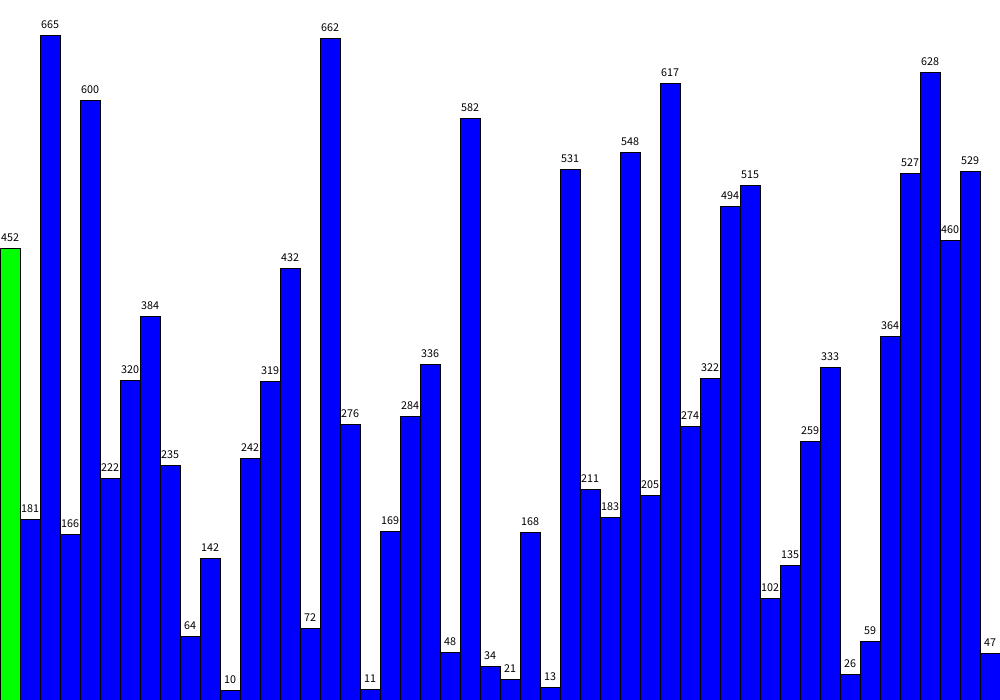
Frame 1 (no input)
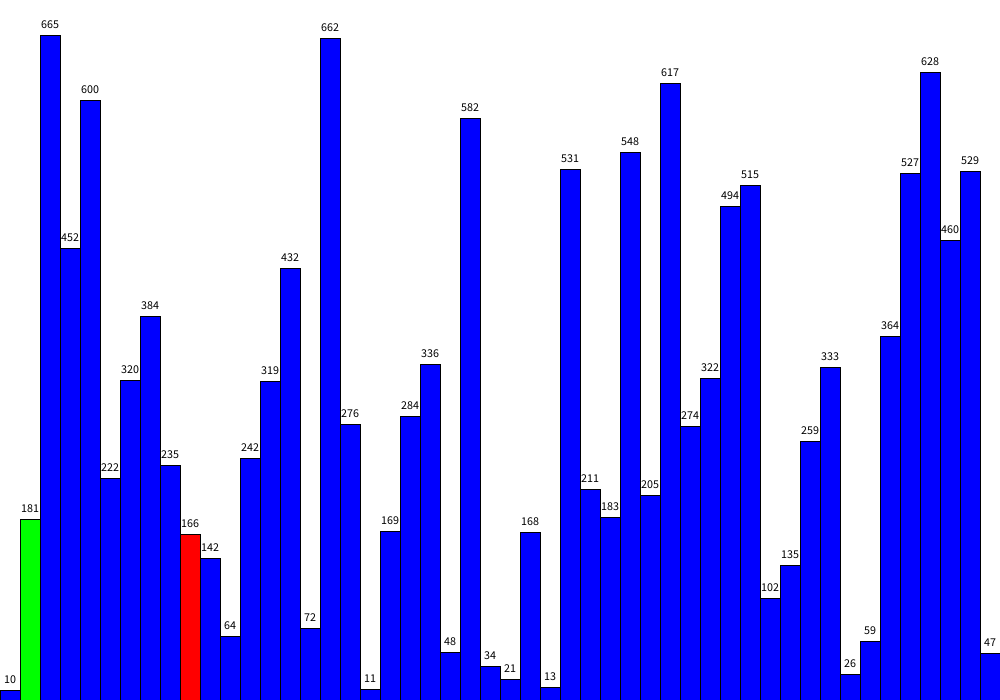
Frame 60 (the mouse pressed at the canvas centre just before this capture)
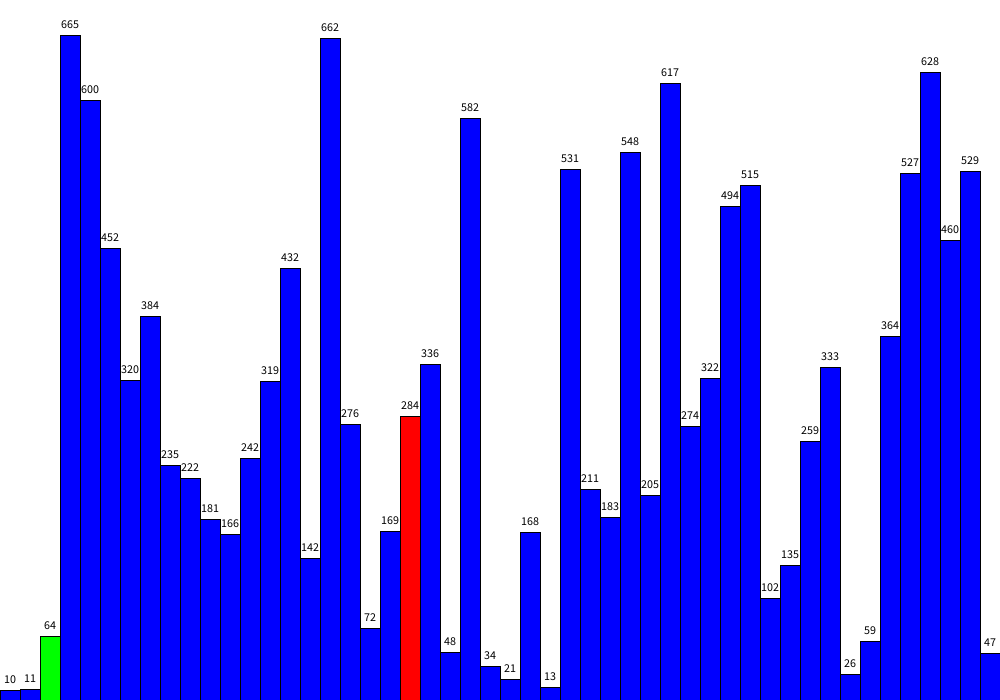
Frame 120 (the mouse held since frame 60 and released just before this capture)

The Processing sketch that drew these frames (run headless with seeded random() and noise(); from frame 60 on, the mouse is pressed at the canvas centre):

// Processing sketch: selection_sort
// ── selection_sort.pde
int[] arr;
int n;
boolean sorted;
int i, j;
boolean paused = false;

void setup() {
  size(1000, 700);
  n = 50; // Number of elements
  arr = new int[n];
  for (int k = 0; k < n; k++) {
    arr[k] = int(random(height));
  }
  i = 0;
  j = 0;
  sorted = false;
  frameRate(30); // Adjust speed of visualization
}

void draw() {
  background(255);
  
  for (int k = 0; k < n; k++) {
    if (k == i) {
      fill(0, 255, 0); // Highlight the position being sorted
    } else if (k == j) {
      fill(255, 0, 0); // Highlight the current minimum element
    } else {
      fill(0, 0, 255); // Default color
    }
    rect(k * (width / n), height - arr[k], width / n, arr[k]);
    
    fill(0);
    textSize(12);
    textAlign(CENTER, BOTTOM);
    text(arr[k], k * (width / n) + (width / n) / 2, height - arr[k] - 5);
  }

  if (!paused && !sorted) {
    if (j < n) {
      if (arr[j] < arr[i]) {
        // Swap elements
        int temp = arr[j];
        arr[j] = arr[i];
        arr[i] = temp;
      }
      j++;
    } else {
      j = i + 1;
      i++;
      if (i >= n - 1) {
        sorted = true;
      }
    }
  }

  if (sorted) {
    fill(0, 255, 0);
    textSize(32);
    textAlign(CENTER, CENTER);
    text("Sorted!", width / 2, height / 2);
  }
}

void keyPressed() {
  if (key == 'p') {
    paused = !paused;
    if (paused) {
      noLoop();
    } else {
      loop();
    }
  } else if (key == '+') {
    frameRate(frameRate + 5);
  } else if (key == '-') {
    frameRate(frameRate - 5);
  }
}
